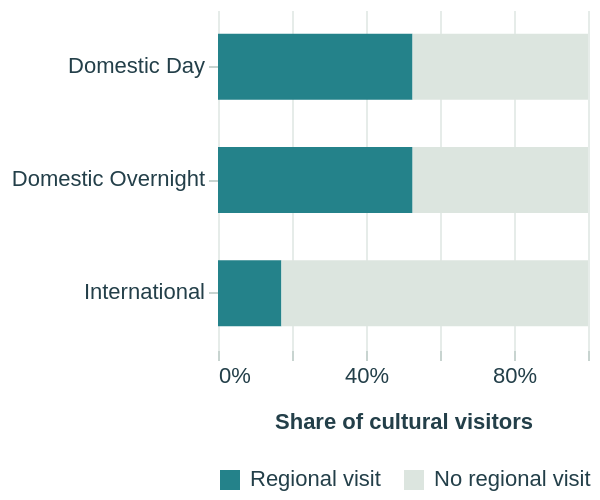

Describe this chart as a Vega-Lite specification.
### Vega-Lite specification from a JSON file in a GitHub repository (floating-point values rounded to 4 significant figures)
{"$schema": "https://vega.github.io/schema/vega-lite/v5.json", "width": "container", "height": 250, "config": {"view": {"stroke": null}, "font": "Arial", "axis": {"labelColor": "#233F49", "titleColor": "#233F49", "labelFontSize": 11, "titleFontSize": 11, "titlePadding": 12, "gridColor": "#e6ece9", "domain": false, "tickColor": "#c8d4d0"}, "legend": {"labelColor": "#233F49", "titleColor": "#233F49", "orient": "bottom", "titleFontSize": 11, "labelFontSize": 11}, "title": {"color": "#233F49"}}, "autosize": {"type": "fit", "contains": "padding"}, "data": {"values": [{"type": "International", "reach": "Regional visit", "share": 0.1714}, {"type": "International", "reach": "No regional visit", "share": 0.8286}, {"type": "Domestic\nOvernight", "reach": "Regional visit", "share": 0.5259}, {"type": "Domestic\nOvernight", "reach": "No regional visit", "share": 0.4741}, {"type": "Domestic\nDay", "reach": "Regional visit", "share": 0.5257}, {"type": "Domestic\nDay", "reach": "No regional visit", "share": 0.4743}]}, "mark": {"type": "bar", "height": 33}, "encoding": {"y": {"field": "type", "type": "nominal", "axis": {"title": null, "labelLimit": 130}}, "x": {"field": "share", "type": "quantitative", "title": "Share of cultural visitors", "stack": "normalize", "axis": {"format": ".0%"}}, "color": {"field": "reach", "type": "nominal", "scale": {"domain": ["Regional visit", "No regional visit"], "range": ["#24828A", "#dce5df"]}, "legend": {"title": null}}, "order": {"field": "reach", "sort": "descending"}, "tooltip": [{"field": "type", "title": "Visitor type"}, {"field": "reach", "title": "Regional reach"}, {"field": "share", "title": "Share", "format": ".1%", "type": "quantitative"}]}}
